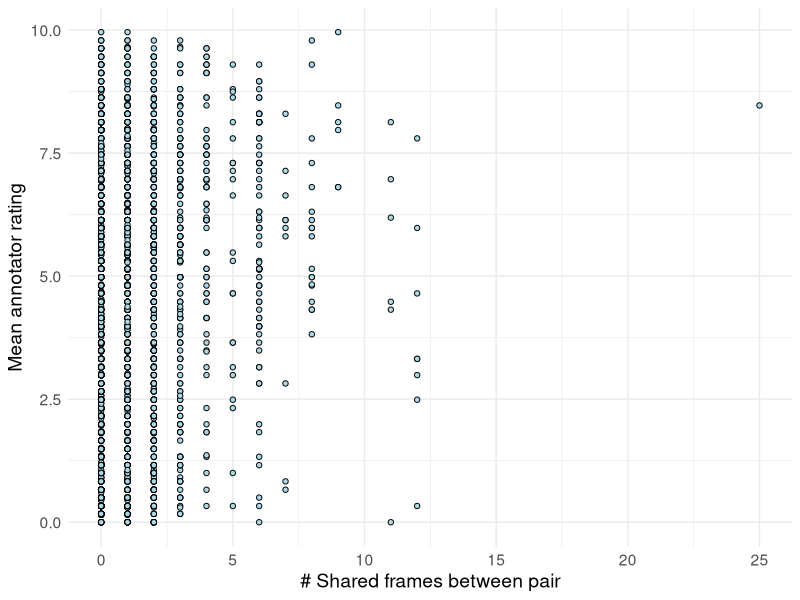
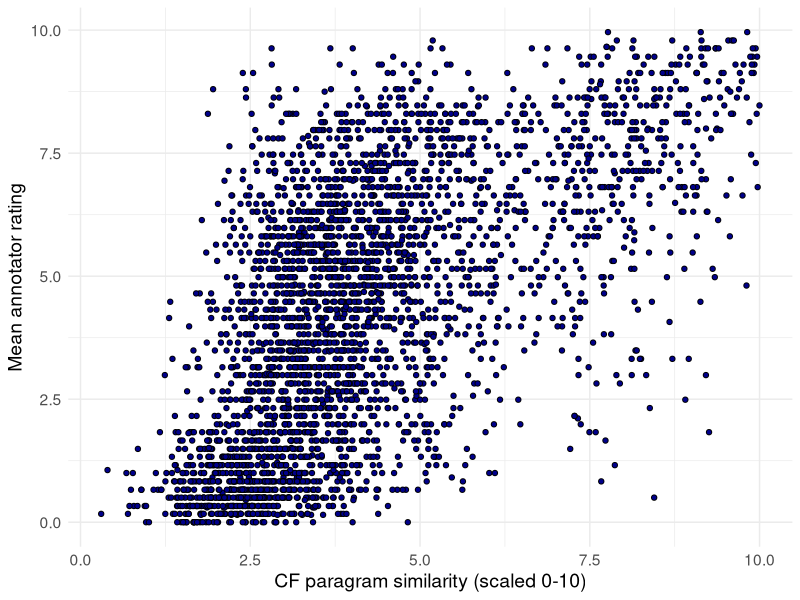
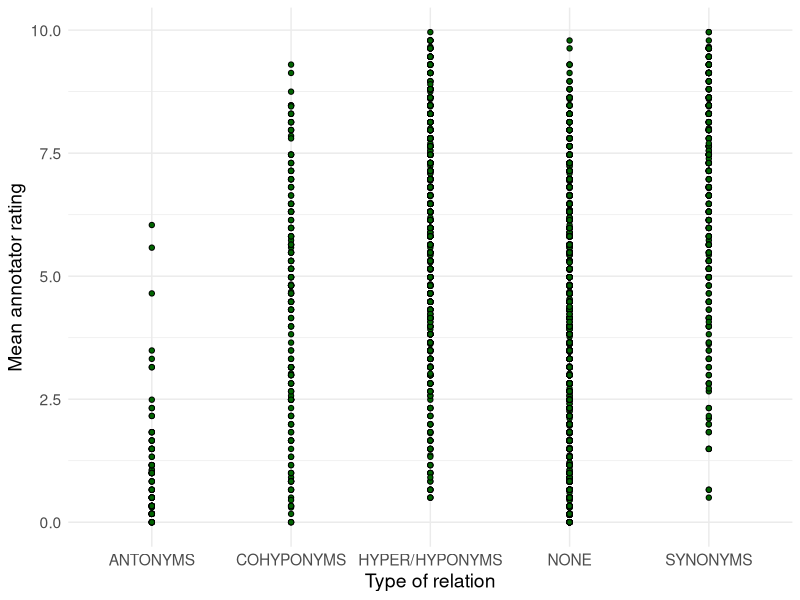
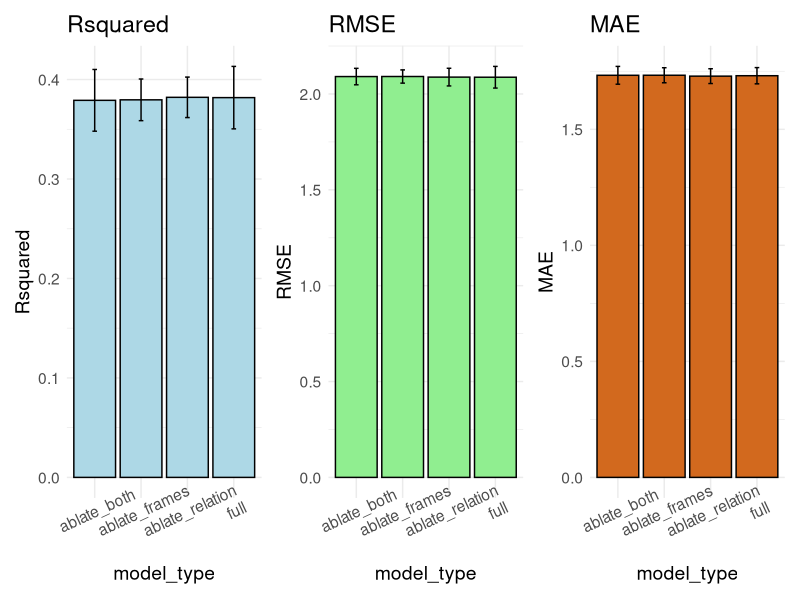

Reproduce these figures in R, in order.
library(here)
setwd(here())
library(tidyverse)
library(patchwork)
library(caret)
library(broom)

theme_set(theme_minimal() + theme(text =  element_text(size = 14)))

simverb <- read_csv(here("data_output",
                            "simverb_processed.csv"), 
                       show_col_type = F)

ggplot(simverb, aes(x = shared_frames, y = sv_score))+
  geom_point(shape = 21, fill = "lightblue")+
  xlab("# Shared frames between pair")+
  ylab("Mean annotator rating")

ggplot(simverb, aes(x = cf_scaled_sim, y = sv_score))+
  geom_point(shape = 21, fill = "darkblue")+
  xlab("CF paragram similarity (scaled 0-10)")+
  ylab("Mean annotator rating")

ggplot(simverb, aes(x = as.factor(relation_index), y = sv_score))+
  geom_point(shape = 21, fill = "darkgreen")+
  xlab("Type of relation")+
  ylab("Mean annotator rating")+
  scale_x_discrete(labels = c('ANTONYMS', 'COHYPONYMS', 'HYPER/HYPONYMS', 'NONE', 'SYNONYMS'))

## Linear mod portion ----

ctrl <- trainControl(method = "cv", number = 5)

full_model <- train(sv_score ~ relation_index + shared_frames + cf_scaled_sim,
                    data = simverb,
                    method = "lm",
                    trControl = ctrl)

# tidy(full_model$finalModel)
# glance(full_model$finalModel)

ablate_relation <- train(sv_score ~ shared_frames + cf_scaled_sim,
                    data = simverb,
                    method = "lm",
                    trControl = ctrl)

# tidy(ablate_relation$finalModel)
# glance(ablate_relation$finalModel)

ablate_frames <- train(sv_score ~ relation_index + cf_scaled_sim,
                    data = simverb,
                    method = "lm",
                    trControl = ctrl)

# tidy(ablate_frames$finalModel)
# glance(ablate_frames$finalModel)


ablate_both <- train(sv_score ~ cf_scaled_sim,
                       data = simverb,
                       method = "lm",
                       trControl = ctrl)

temp_df <- data.frame(full_model$results, "model_type" = c("full"))
temp_df <- temp_df |> 
  rbind(data.frame(ablate_relation$results, "model_type" = "ablate_relation"))|> 
  rbind(data.frame(ablate_frames$results, "model_type" = "ablate_frames"))|> 
  rbind(data.frame(ablate_both$results, "model_type" = "ablate_both"))

a <- ggplot(temp_df, aes(x = model_type, y = Rsquared))+
  geom_bar(stat = "identity", fill = "lightblue", color = "black")+
  geom_errorbar(aes(ymin = Rsquared - RsquaredSD, ymax = Rsquared + RsquaredSD),
                width = 0.1)+
  theme(axis.text.x = element_text(angle = 25))+
  ggtitle("Rsquared")

b <- ggplot(temp_df, aes(x = model_type, y = RMSE))+
  geom_bar(stat = "identity", fill = "lightgreen", color = "black")+
  geom_errorbar(aes(ymin = RMSE - RMSESD, ymax = RMSE + RMSESD),
                width = 0.1)+
  theme(axis.text.x = element_text(angle = 25))+
  ggtitle("RMSE")

c<- ggplot(temp_df, aes(x = model_type, y = MAE))+
  geom_bar(stat = "identity", fill = "chocolate", color = "black")+
  geom_errorbar(aes(ymin = MAE - MAESD, ymax = MAE + MAESD),
                width = 0.1)+
  theme(axis.text.x = element_text(angle = 25))+
  ggtitle("MAE")

a + b + c
